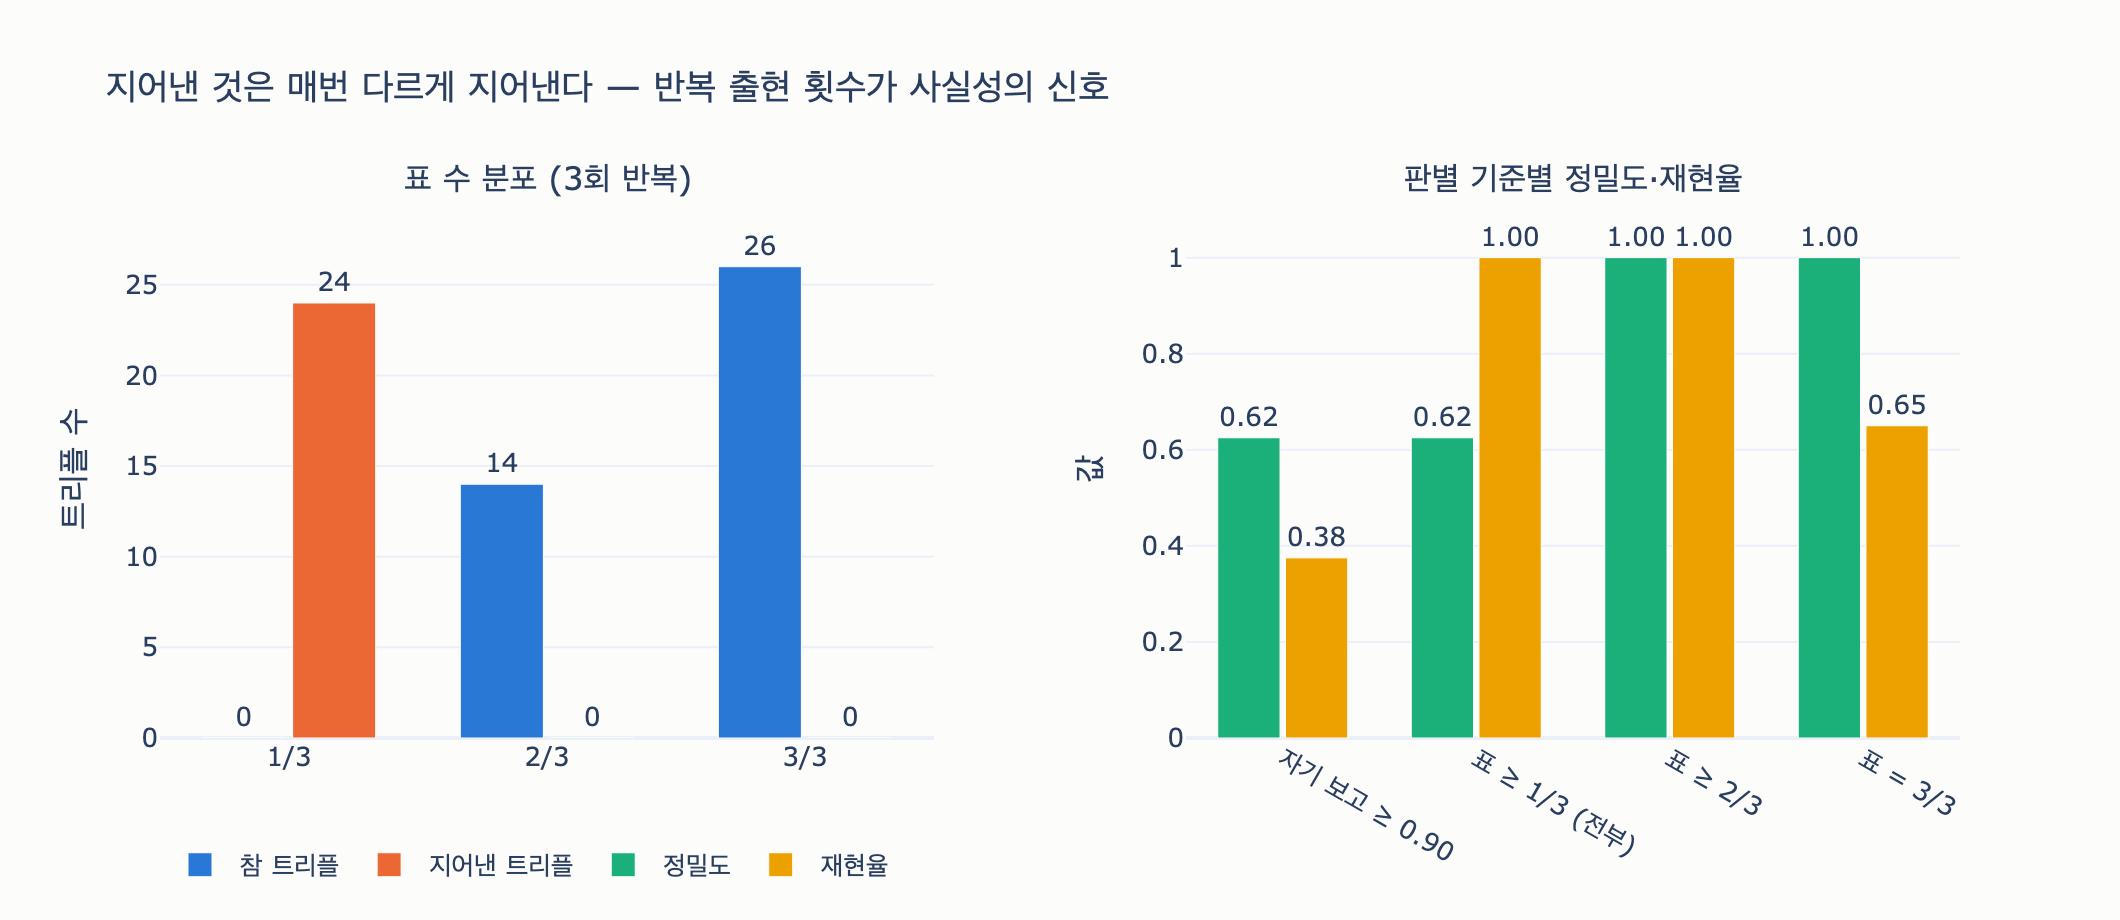

This figure's Python source:
# %% [markdown]
# # 여러 번 돌려 표를 세는 방식이 잘 갈라내는 이유
#
# **카드**: 여러 번 돌려 표를 세는 방식이 잘 갈라내는 이유는 무엇인가?
# → **지어낸 것은 매번 다르게 지어내기 때문이다. 반복 출현 횟수가 사실성의 신호가 된다.**
#
# 핵심 비대칭:
#
# - **참 트리플**은 원문에 닻이 있다. 실행마다 확률 $p$(높음)로 같은 트리플이 재출현한다.
#   $k$번 중 $m$번 이상 나올 확률은 이항분포로
#   $$P(\text{표} \ge m) = \sum_{j=m}^{k} \binom{k}{j} p^j (1-p)^{k-j}$$
# - **지어낸 트리플**은 닻이 없다. 넓은 후보 공간에서 매번 새로 뽑히므로,
#   특정 거짓이 한 번 나올 확률을 $q$(작음)라 하면 $k$번 연속 같은 거짓이 나올 확률은
#   대략 $q^k$ — **지수적으로 사라진다.**
#
# 그래서 "몇 번 나왔나"(표 수)가 참/거짓을 가르는 신호가 된다.
# (self-consistency, Wang et al. 2022, arXiv:2203.11171)

# %%
# 필요 패키지: plotly, kaleido (표준 라이브러리 외에는 시각화에만 필요)
import random
from collections import Counter

def _show(fig):
    try:
        from IPython import get_ipython
        if get_ipython() is not None:  # VSCode 셀/Jupyter에서만 렌더링
            fig.show()
    except ImportError:
        pass

random.seed(20260814)

# %% [markdown]
# ## 1단계 — 가짜 추출기 시뮬레이션
#
# 15장 `extractor.py`와 같은 취지의 장난감 모델을 만든다.
#
# - **참 트리플 40개**: 실행마다 확률 $p = 0.85$로 출력에 포함된다 (원문에 닻이 있으니 재출현).
# - **지어낸 트리플**: 실행마다 8개를 후보 공간(주어 20 × 술어 10 × 값 30 = 6,000가지)에서
#   무작위로 새로 뽑는다 (닻이 없으니 매번 다르게 지어냄).

# %%
P_TRUE = 0.85     # 참 트리플이 한 번의 실행에서 재출현할 확률
N_HALL = 8        # 실행마다 지어내는 트리플 수
K_RUNS = 3        # 반복 실행 횟수

TRUE_FACTS = {(f"회사{i:02d}", "체결", f"C-2025-{100+i}") for i in range(20)} | \
             {(f"회사{i:02d}", "담당", f"직원{i:02d}") for i in range(20)}   # 참 40개

SUBJECTS = [f"회사{i:02d}" for i in range(20)]
FAKE_PREDS = ["업종", "규모", "모회사", "협업", "매출", "설립", "지분", "제휴", "평가", "등급"]
FAKE_VALS = [f"값{i:02d}" for i in range(30)]

def run_extractor():
    """한 번의 추출 실행: 참은 p로 재출현, 거짓은 매번 새로 지어냄."""
    out = {t for t in TRUE_FACTS if random.random() < P_TRUE}
    for _ in range(N_HALL):
        out.add((random.choice(SUBJECTS), random.choice(FAKE_PREDS), random.choice(FAKE_VALS)))
    return out

runs = [run_extractor() for _ in range(K_RUNS)]
votes = Counter()
for r in runs:
    for t in r:
        votes[t] += 1

n_true_seen = sum(1 for t in votes if t in TRUE_FACTS)
n_hall_seen = sum(1 for t in votes if t not in TRUE_FACTS)
print(f"3회 실행에서 관측된 고유 트리플: 참 {n_true_seen}개, 지어낸 것 {n_hall_seen}개")
# 출력: 3회 실행에서 관측된 고유 트리플: 참 40개, 지어낸 것 24개

# %% [markdown]
# ## 2단계 — 표 수 분포: 참은 3표에 몰리고 거짓은 1표에 몰린다
#
# 기대값으로 확인하면: 참 트리플이 3/3표를 받을 확률은 $0.85^3 \approx 0.614$.
# 반면 특정 거짓 트리플이 두 번 이상 나오려면 6,000가지 공간에서 같은 조합이
# 다시 뽑혀야 하므로 거의 일어나지 않는다.

# %%
dist = {"참": Counter(), "거짓": Counter()}
for t, v in votes.items():
    dist["참" if t in TRUE_FACTS else "거짓"][v] += 1

print(f"{'표 수':>4} {'참':>6} {'거짓':>6}")
for v in (1, 2, 3):
    print(f"{v:>3}/3 {dist['참'][v]:>6} {dist['거짓'][v]:>6}")
# 출력:  표 수      참     거짓
# 출력:    1/3      0     24
# 출력:    2/3     14      0
# 출력:    3/3     26      0
# → 지어낸 24개는 전부 1표. 같은 거짓이 두 번 나온 경우가 한 번도 없다.
# → 참 40개는 전부 2표 이상 — 원문에 닻이 있으니 반복해서 재출현한다.

# %% [markdown]
# ## 3단계 — 자기 보고 확신도는 갈라내지 못한다
#
# 모델의 자기 보고 확신도를 흉내 낸다. 15장 예제처럼 **거짓에도 높은 값**을 준다:
# 참은 $\mathcal{N}(0.90, 0.04)$, 거짓은 $\mathcal{N}(0.88, 0.04)$ — 분포가 겹친다.

# %%
self_reported = {}
for t in votes:
    mu = 0.90 if t in TRUE_FACTS else 0.88
    self_reported[t] = min(0.99, max(0.5, random.gauss(mu, 0.04)))

def eval_rule(picked):
    tp = len(picked & TRUE_FACTS)
    prec = tp / len(picked) if picked else 0.0
    rec = tp / len(TRUE_FACTS)
    return prec, rec, len(picked)

rules = {
    "자기 보고 ≥ 0.90": {t for t in votes if self_reported[t] >= 0.90},
    "표 ≥ 1/3 (전부)":   {t for t in votes if votes[t] >= 1},
    "표 ≥ 2/3":          {t for t in votes if votes[t] >= 2},
    "표 = 3/3":          {t for t in votes if votes[t] >= 3},
}

results = {}
print(f"{'기준':<18} {'정밀도':>7} {'재현율':>7} {'뽑은 수':>7}")
for name, picked in rules.items():
    prec, rec, n = eval_rule(picked)
    results[name] = (prec, rec)
    print(f"{name:<18} {prec:>7.3f} {rec:>7.3f} {n:>7}")
# 출력: 기준                   정밀도     재현율    뽑은 수
# 출력: 자기 보고 ≥ 0.90       0.625   0.375      24
# 출력: 표 ≥ 1/3 (전부)        0.625   1.000      64
# 출력: 표 ≥ 2/3               1.000   1.000      40
# 출력: 표 = 3/3               1.000   0.650      26
#
# → 자기 보고: 정밀도 0.625 — 거짓이 그대로 섞여 들어온다 (참과 분포가 겹치므로).
# → 표 ≥ 2/3: 이 시뮬레이션에서는 정밀도·재현율 모두 1.000 — 깔끔하게 갈라진다.
# → 표 = 3/3: 정밀도는 1.000이지만 재현율 0.650 — "확실한 것만 고르는" 쪽으로 치우친다.
# → 대가는 비용: 3번 돌리면 API 비용도 3배. 그래서 애매한 것에만 쓴다.

# %% [markdown]
# ## 4단계 — 시각화
#
# 왼쪽: 표 수 분포 — 지어낸 것(주황)은 1표에 몰리고, 참(파랑)은 3표에 몰린다.
# 오른쪽: 판별 기준별 정밀도·재현율 — 표 세기(≥2/3)가 자기 보고보다 훨씬 잘 갈라낸다.

# %%
import plotly.graph_objects as go
from plotly.subplots import make_subplots

C_TRUE, C_HALL = "#2a78d6", "#eb6834"   # 참=파랑, 거짓=주황
C_PREC, C_REC = "#1baf7a", "#eda100"    # 정밀도=아쿠아, 재현율=노랑

fig = make_subplots(
    rows=1, cols=2, horizontal_spacing=0.14,
    subplot_titles=("표 수 분포 (3회 반복)", "판별 기준별 정밀도·재현율"),
)

xs = ["1/3", "2/3", "3/3"]
fig.add_trace(go.Bar(name="참 트리플", x=xs, y=[dist["참"][v] for v in (1, 2, 3)],
                     marker_color=C_TRUE, text=[dist["참"][v] for v in (1, 2, 3)],
                     textposition="outside"), row=1, col=1)
fig.add_trace(go.Bar(name="지어낸 트리플", x=xs, y=[dist["거짓"][v] for v in (1, 2, 3)],
                     marker_color=C_HALL, text=[dist["거짓"][v] for v in (1, 2, 3)],
                     textposition="outside"), row=1, col=1)

rule_names = list(results)
fig.add_trace(go.Bar(name="정밀도", x=rule_names, y=[results[r][0] for r in rule_names],
                     marker_color=C_PREC, text=[f"{results[r][0]:.2f}" for r in rule_names],
                     textposition="outside"), row=1, col=2)
fig.add_trace(go.Bar(name="재현율", x=rule_names, y=[results[r][1] for r in rule_names],
                     marker_color=C_REC, text=[f"{results[r][1]:.2f}" for r in rule_names],
                     textposition="outside"), row=1, col=2)

fig.update_layout(
    title="지어낸 것은 매번 다르게 지어낸다 — 반복 출현 횟수가 사실성의 신호",
    barmode="group", bargap=0.3, bargroupgap=0.08,
    template="plotly_white", width=1060, height=460,
    font=dict(size=13), legend=dict(orientation="h", y=-0.18),
    paper_bgcolor="#fcfcfb", plot_bgcolor="#fcfcfb",
)
fig.update_yaxes(title_text="트리플 수", row=1, col=1)
fig.update_yaxes(title_text="값", range=[0, 1.12], row=1, col=2)

import os
_here = os.path.dirname(os.path.abspath(__file__)) if "__file__" in dir() else "."
fig.write_image(os.path.join(_here, "expy.png"), scale=2)
_show(fig)
print("expy.png 저장 완료")
# 출력: expy.png 저장 완료

# %% [markdown]
# ## 정리
#
# - 참 트리플은 원문이라는 고정점이 있어 실행마다 **수렴**한다 ($0.85^3 \approx 0.61$이 3/3표).
# - 지어낸 트리플은 넓은 후보 공간에서 매번 새로 뽑혀 **흩어진다** — 이 시뮬레이션에서
#   거짓 24개 전부가 1표에 그쳤고, 참 40개는 전부 2표 이상이었다.
# - 자기 보고 확신도는 거짓에도 높은 값을 주므로 임계값을 어디에 두어도 못 가른다.
# - 표 세기는 정밀도를 크게 올리지만 재현율을 깎고(3/3 기준) 비용이 반복 횟수에 비례한다.
#   → 책의 절충: 1차는 싼 근거 검사, 표 세기는 **애매한 소수에만**.
